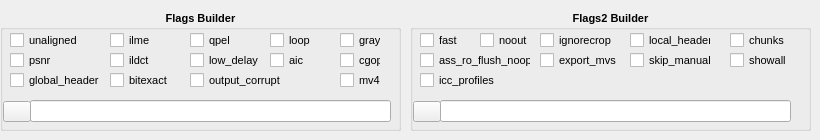
          <widget class="QWidget" name="tabFlags_and_Flags_2">
           <attribute name="title">
            <string>Flags and Flags2</string>
           </attribute>
           <widget class="QGroupBox" name="groupFlags">
            <property name="enabled">
             <bool>true</bool>
            </property>
            <property name="geometry">
             <rect>
              <x>0</x>
              <y>10</y>
              <width>401</width>
              <height>121</height>
             </rect>
            </property>
            <property name="font">
             <font>
              <pointsize>8</pointsize>
              <italic>false</italic>
              <bold>true</bold>
             </font>
            </property>
            <property name="toolTip">
             <string>Advanced encoder bitstream flags (-flags). 
Optional; most encodes don’t need these.
Checked items are collected into FLAGS as +tokens. 
Disabled when Video Codec=copy.</string>
            </property>
            <property name="whatsThis">
             <string>Flags Builder (-flags)
These are low-level encoder switches. Use only when required by your workflow.
    Common cases:
     • +ildct +ilme → interlaced encoding (with interlaced field order)
     • +gray → encode as monochrome
     • +global_header → place extradata in container header (required by some muxers)
    Notes:
     • Order doesn’t matter; the text box shows the exact string that will be passed.
     • Ignored when Video Codec is ‘copy’. Saved to the factory as FLAGS=…</string>
            </property>
            <property name="title">
             <string>Flags Builder</string>
            </property>
            <property name="alignment">
             <set>Qt::AlignCenter</set>
            </property>
            <widget class="QLineEdit" name="FlagsCollector">
             <property name="geometry">
              <rect>
               <x>30</x>
               <y>90</y>
               <width>361</width>
               <height>22</height>
              </rect>
             </property>
             <property name="font">
              <font>
               <pointsize>8</pointsize>
               <italic>false</italic>
               <bold>false</bold>
              </font>
             </property>
             <property name="toolTip">
              <string>Flags Builder</string>
             </property>
            </widget>
            <widget class="QCheckBox" name="checkFlags_unaligned">
             <property name="geometry">
              <rect>
               <x>10</x>
               <y>20</y>
               <width>82</width>
               <height>20</height>
              </rect>
             </property>
             <property name="font">
              <font>
               <pointsize>8</pointsize>
               <italic>false</italic>
               <bold>false</bold>
              </font>
             </property>
             <property name="toolTip">
              <string>Allow decoders to produce unaligned output.</string>
             </property>
             <property name="text">
              <string>unaligned</string>
             </property>
            </widget>
            <widget class="QCheckBox" name="checkFlags_mv4">
             <property name="geometry">
              <rect>
               <x>340</x>
               <y>60</y>
               <width>41</width>
               <height>20</height>
              </rect>
             </property>
             <property name="font">
              <font>
               <pointsize>8</pointsize>
               <italic>false</italic>
               <bold>false</bold>
              </font>
             </property>
             <property name="toolTip">
              <string>Use four motion vectors per macroblock (MPEG-4).</string>
             </property>
             <property name="text">
              <string>mv4</string>
             </property>
            </widget>
            <widget class="QCheckBox" name="checkFlags_qpel">
             <property name="geometry">
              <rect>
               <x>190</x>
               <y>20</y>
               <width>41</width>
               <height>20</height>
              </rect>
             </property>
             <property name="font">
              <font>
               <pointsize>8</pointsize>
               <italic>false</italic>
               <bold>false</bold>
              </font>
             </property>
             <property name="toolTip">
              <string>Use 1/4-pel motion compensation.</string>
             </property>
             <property name="text">
              <string>qpel</string>
             </property>
            </widget>
            <widget class="QCheckBox" name="checkFlags_loop">
             <property name="geometry">
              <rect>
               <x>270</x>
               <y>20</y>
               <width>41</width>
               <height>20</height>
              </rect>
             </property>
             <property name="font">
              <font>
               <pointsize>8</pointsize>
               <italic>false</italic>
               <bold>false</bold>
              </font>
             </property>
             <property name="toolTip">
              <string>Use loop filter.</string>
             </property>
             <property name="text">
              <string>loop</string>
             </property>
            </widget>
            <widget class="QCheckBox" name="checkFlags_gray">
             <property name="geometry">
              <rect>
               <x>340</x>
               <y>20</y>
               <width>41</width>
               <height>20</height>
              </rect>
             </property>
             <property name="font">
              <font>
               <pointsize>8</pointsize>
               <italic>false</italic>
               <bold>false</bold>
              </font>
             </property>
             <property name="toolTip">
              <string>Only decode/encode grayscale.</string>
             </property>
             <property name="text">
              <string>gray</string>
             </property>
            </widget>
            <widget class="QCheckBox" name="checkFlags_psnr">
             <property name="geometry">
              <rect>
               <x>10</x>
               <y>40</y>
               <width>41</width>
               <height>20</height>
              </rect>
             </property>
             <property name="font">
              <font>
               <pointsize>8</pointsize>
               <italic>false</italic>
               <bold>false</bold>
              </font>
             </property>
             <property name="toolTip">
              <string>Error[?] variables will be set during encoding.</string>
             </property>
             <property name="text">
              <string>psnr</string>
             </property>
            </widget>
            <widget class="QCheckBox" name="checkFlags_ildct">
             <property name="geometry">
              <rect>
               <x>110</x>
               <y>40</y>
               <width>41</width>
               <height>20</height>
              </rect>
             </property>
             <property name="font">
              <font>
               <pointsize>8</pointsize>
               <italic>false</italic>
               <bold>false</bold>
              </font>
             </property>
             <property name="toolTip">
              <string>Use interlaced DCT.</string>
             </property>
             <property name="text">
              <string>ildct</string>
             </property>
            </widget>
            <widget class="QCheckBox" name="checkFlags_low_delay">
             <property name="geometry">
              <rect>
               <x>190</x>
               <y>40</y>
               <width>71</width>
               <height>20</height>
              </rect>
             </property>
             <property name="font">
              <font>
               <pointsize>8</pointsize>
               <italic>false</italic>
               <bold>false</bold>
              </font>
             </property>
             <property name="toolTip">
              <string>Force low delay.</string>
             </property>
             <property name="text">
              <string>low_delay</string>
             </property>
            </widget>
            <widget class="QCheckBox" name="checkFlags_global_header">
             <property name="geometry">
              <rect>
               <x>10</x>
               <y>60</y>
               <width>91</width>
               <height>20</height>
              </rect>
             </property>
             <property name="font">
              <font>
               <pointsize>8</pointsize>
               <italic>false</italic>
               <bold>false</bold>
              </font>
             </property>
             <property name="toolTip">
              <string>Place global headers in extradata instead of every keyframe.</string>
             </property>
             <property name="text">
              <string>global_header</string>
             </property>
            </widget>
            <widget class="QCheckBox" name="checkFlags_bitexact">
             <property name="geometry">
              <rect>
               <x>110</x>
               <y>60</y>
               <width>71</width>
               <height>20</height>
              </rect>
             </property>
             <property name="font">
              <font>
               <pointsize>8</pointsize>
               <italic>false</italic>
               <bold>false</bold>
              </font>
             </property>
             <property name="toolTip">
              <string>Use only bitexact functions (except (I)DCT).</string>
             </property>
             <property name="text">
              <string>bitexact</string>
             </property>
            </widget>
            <widget class="QCheckBox" name="checkFlags_aic">
             <property name="geometry">
              <rect>
               <x>270</x>
               <y>40</y>
               <width>41</width>
               <height>20</height>
              </rect>
             </property>
             <property name="font">
              <font>
               <pointsize>8</pointsize>
               <italic>false</italic>
               <bold>false</bold>
              </font>
             </property>
             <property name="toolTip">
              <string>H.263 advanced intra coding / MPEG-4 AC prediction.</string>
             </property>
             <property name="text">
              <string>aic</string>
             </property>
            </widget>
            <widget class="QCheckBox" name="checkFlags_ilme">
             <property name="geometry">
              <rect>
               <x>110</x>
               <y>20</y>
               <width>41</width>
               <height>20</height>
              </rect>
             </property>
             <property name="font">
              <font>
               <pointsize>8</pointsize>
               <italic>false</italic>
               <bold>false</bold>
              </font>
             </property>
             <property name="toolTip">
              <string>Interlaced motion estimation.</string>
             </property>
             <property name="text">
              <string>ilme</string>
             </property>
            </widget>
            <widget class="QCheckBox" name="checkFlags_cgop">
             <property name="geometry">
              <rect>
               <x>340</x>
               <y>40</y>
               <width>41</width>
               <height>20</height>
              </rect>
             </property>
             <property name="font">
              <font>
               <pointsize>8</pointsize>
               <italic>false</italic>
               <bold>false</bold>
              </font>
             </property>
             <property name="toolTip">
              <string>Closed GOP.</string>
             </property>
             <property name="text">
              <string>cgop</string>
             </property>
            </widget>
            <widget class="QCheckBox" name="checkFlags_output_corrupt">
             <property name="geometry">
              <rect>
               <x>190</x>
               <y>60</y>
               <width>91</width>
               <height>20</height>
              </rect>
             </property>
             <property name="font">
              <font>
               <pointsize>8</pointsize>
               <italic>false</italic>
               <bold>false</bold>
              </font>
             </property>
             <property name="toolTip">
              <string>Output even potentially corrupted frames.</string>
             </property>
             <property name="text">
              <string>output_corrupt</string>
             </property>
            </widget>
            <widget class="QToolButton" name="clearFlags">
             <property name="geometry">
              <rect>
               <x>3</x>
               <y>91</y>
               <width>28</width>
               <height>21</height>
              </rect>
             </property>
             <property name="toolTip">
              <string>Clear Flags</string>
             </property>
             <property name="text">
              <string/>
             </property>
             <property name="icon">
              <iconset>
               <normaloff>../Pics/Broom.png</normaloff>../Pics/Broom.png</iconset>
             </property>
            </widget>
           </widget>
           <widget class="QGroupBox" name="groupFlags2">
            <property name="enabled">
             <bool>true</bool>
            </property>
            <property name="geometry">
             <rect>
              <x>410</x>
              <y>10</y>
              <width>401</width>
              <height>121</height>
             </rect>
            </property>
            <property name="font">
             <font>
              <pointsize>8</pointsize>
              <italic>false</italic>
              <bold>true</bold>
             </font>
            </property>
            <property name="toolTip">
             <string>Additional/legacy flags (-flags2). Mostly for analysis or bitstream quirks.
Checked items are collected into FLAGS2 as +tokens. 
Often ignored by some encoders.</string>
            </property>
            <property name="whatsThis">
             <string>Flags2 Builder (-flags2)
Specialized/auxiliary flags. These are rarely needed for typical encodes.
    Examples:
     • +export_mvs → expose motion vectors (useful with -vf codecview for analysis)
     • +ignorecrop, +local_header, +chunks → bitstream/container behavior toggles
     • +fast, +showall, etc. → niche/legacy behaviors that may be ignored by codecs
    Notes:
     • Many flags are codec- or container-specific; harmless if unsupported.
     • Ignored when Video Codec is ‘copy’. Saved to the factory as FLAGS2=…</string>
            </property>
            <property name="title">
             <string>Flags2 Builder</string>
            </property>
            <property name="alignment">
             <set>Qt::AlignCenter</set>
            </property>
            <widget class="QLineEdit" name="Flags2Collector">
             <property name="geometry">
              <rect>
               <x>30</x>
               <y>90</y>
               <width>351</width>
               <height>22</height>
              </rect>
             </property>
             <property name="font">
              <font>
               <pointsize>8</pointsize>
               <italic>false</italic>
               <bold>false</bold>
              </font>
             </property>
             <property name="toolTip">
              <string>Flags2 Builder</string>
             </property>
            </widget>
            <widget class="QCheckBox" name="checkFlags2_fast">
             <property name="geometry">
              <rect>
               <x>10</x>
               <y>20</y>
               <width>41</width>
               <height>20</height>
              </rect>
             </property>
             <property name="font">
              <font>
               <pointsize>8</pointsize>
               <italic>false</italic>
               <bold>false</bold>
              </font>
             </property>
             <property name="toolTip">
              <string>Allow non-spec-compliant speedup tricks.</string>
             </property>
             <property name="text">
              <string>fast</string>
             </property>
            </widget>
            <widget class="QCheckBox" name="checkFlags2_noout">
             <property name="geometry">
              <rect>
               <x>70</x>
               <y>20</y>
               <width>51</width>
               <height>20</height>
              </rect>
             </property>
             <property name="font">
              <font>
               <pointsize>8</pointsize>
               <italic>false</italic>
               <bold>false</bold>
              </font>
             </property>
             <property name="toolTip">
              <string>Skip bitstream encoding.</string>
             </property>
             <property name="text">
              <string>noout</string>
             </property>
            </widget>
            <widget class="QCheckBox" name="checkFlags2_ignorecrop">
             <property name="geometry">
              <rect>
               <x>130</x>
               <y>20</y>
               <width>81</width>
               <height>20</height>
              </rect>
             </property>
             <property name="font">
              <font>
               <pointsize>8</pointsize>
               <italic>false</italic>
               <bold>false</bold>
              </font>
             </property>
             <property name="toolTip">
              <string>Ignore cropping information from sps.</string>
             </property>
             <property name="text">
              <string>ignorecrop</string>
             </property>
            </widget>
            <widget class="QCheckBox" name="checkFlags2_local_header">
             <property name="geometry">
              <rect>
               <x>220</x>
               <y>20</y>
               <width>81</width>
               <height>20</height>
              </rect>
             </property>
             <property name="font">
              <font>
               <pointsize>8</pointsize>
               <italic>false</italic>
               <bold>false</bold>
              </font>
             </property>
             <property name="toolTip">
              <string>Place global headers at every keyframe instead of in extradata.</string>
             </property>
             <property name="text">
              <string>local_header</string>
             </property>
            </widget>
            <widget class="QCheckBox" name="checkFlags2_chunks">
             <property name="geometry">
              <rect>
               <x>320</x>
               <y>20</y>
               <width>61</width>
               <height>20</height>
              </rect>
             </property>
             <property name="font">
              <font>
               <pointsize>8</pointsize>
               <italic>false</italic>
               <bold>false</bold>
              </font>
             </property>
             <property name="toolTip">
              <string>Frame data might be split into multiple chunks.</string>
             </property>
             <property name="text">
              <string>chunks</string>
             </property>
            </widget>
            <widget class="QCheckBox" name="checkFlags2_showall">
             <property name="geometry">
              <rect>
               <x>320</x>
               <y>40</y>
               <width>61</width>
               <height>20</height>
              </rect>
             </property>
             <property name="font">
              <font>
               <pointsize>8</pointsize>
               <italic>false</italic>
               <bold>false</bold>
              </font>
             </property>
             <property name="toolTip">
              <string>Show all frames before the first keyframe.</string>
             </property>
             <property name="text">
              <string>showall</string>
             </property>
            </widget>
            <widget class="QCheckBox" name="checkFlags2_export_mvs">
             <property name="geometry">
              <rect>
               <x>130</x>
               <y>40</y>
               <width>81</width>
               <height>20</height>
              </rect>
             </property>
             <property name="font">
              <font>
               <pointsize>8</pointsize>
               <italic>false</italic>
               <bold>false</bold>
              </font>
             </property>
             <property name="toolTip">
              <string>Export motion vectors through frame side data.</string>
             </property>
             <property name="text">
              <string>export_mvs</string>
             </property>
            </widget>
            <widget class="QCheckBox" name="checkFlags2_skip_manual">
             <property name="geometry">
              <rect>
               <x>220</x>
               <y>40</y>
               <width>81</width>
               <height>20</height>
              </rect>
             </property>
             <property name="font">
              <font>
               <pointsize>8</pointsize>
               <italic>false</italic>
               <bold>false</bold>
              </font>
             </property>
             <property name="toolTip">
              <string>Do not skip samples and export skip information as frame side data.</string>
             </property>
             <property name="text">
              <string>skip_manual</string>
             </property>
            </widget>
            <widget class="QCheckBox" name="checkFlags2_ass_ro_flush_noop">
             <property name="geometry">
              <rect>
               <x>10</x>
               <y>40</y>
               <width>111</width>
               <height>20</height>
              </rect>
             </property>
             <property name="font">
              <font>
               <pointsize>8</pointsize>
               <italic>false</italic>
               <bold>false</bold>
              </font>
             </property>
             <property name="toolTip">
              <string>Do not reset ASS ReadOrder field on flush.</string>
             </property>
             <property name="text">
              <string>ass_ro_flush_noop</string>
             </property>
            </widget>
            <widget class="QToolButton" name="clearFlags2">
             <property name="geometry">
              <rect>
               <x>3</x>
               <y>91</y>
               <width>28</width>
               <height>21</height>
              </rect>
             </property>
             <property name="toolTip">
              <string>Clear Flags2</string>
             </property>
             <property name="text">
              <string/>
             </property>
             <property name="icon">
              <iconset>
               <normaloff>../Pics/Broom.png</normaloff>../Pics/Broom.png</iconset>
             </property>
            </widget>
            <widget class="QCheckBox" name="checkFlags2_icc_profiles">
             <property name="geometry">
              <rect>
               <x>10</x>
               <y>60</y>
               <width>81</width>
               <height>20</height>
              </rect>
             </property>
             <property name="font">
              <font>
               <pointsize>8</pointsize>
               <italic>false</italic>
               <bold>false</bold>
              </font>
             </property>
             <property name="toolTip">
              <string>Generate/parse embedded ICC profiles from/to colorimetry tags.</string>
             </property>
             <property name="text">
              <string>icc_profiles</string>
             </property>
            </widget>
           </widget>
          </widget>
